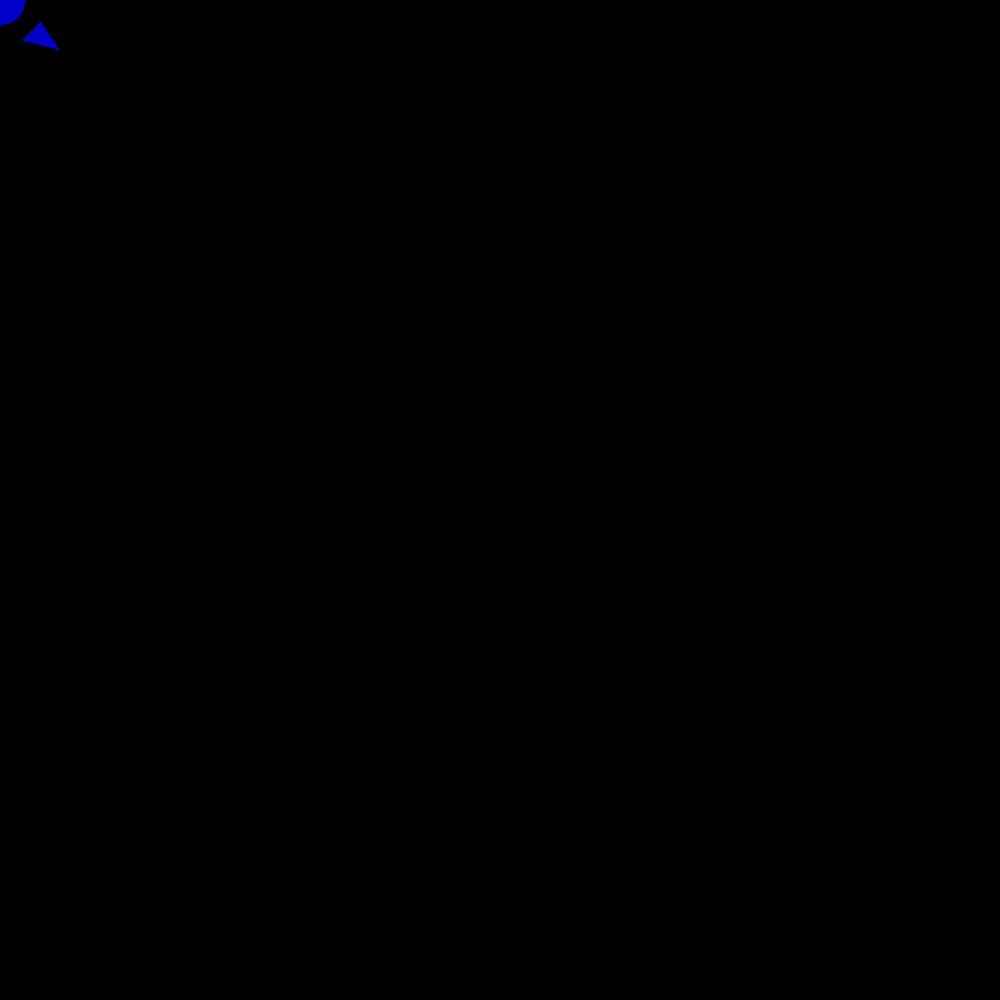
Frame 1 (no input)
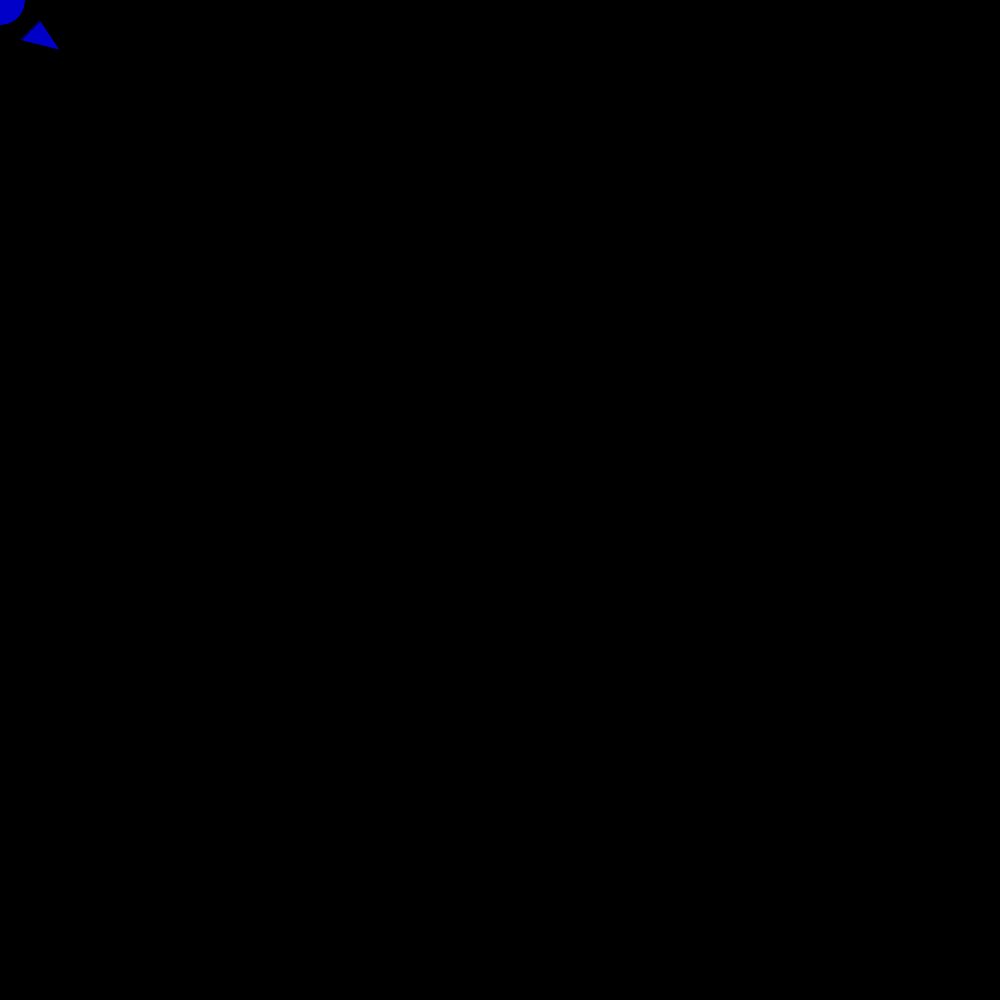
Frame 60 (the mouse pressed at the canvas centre just before this capture)
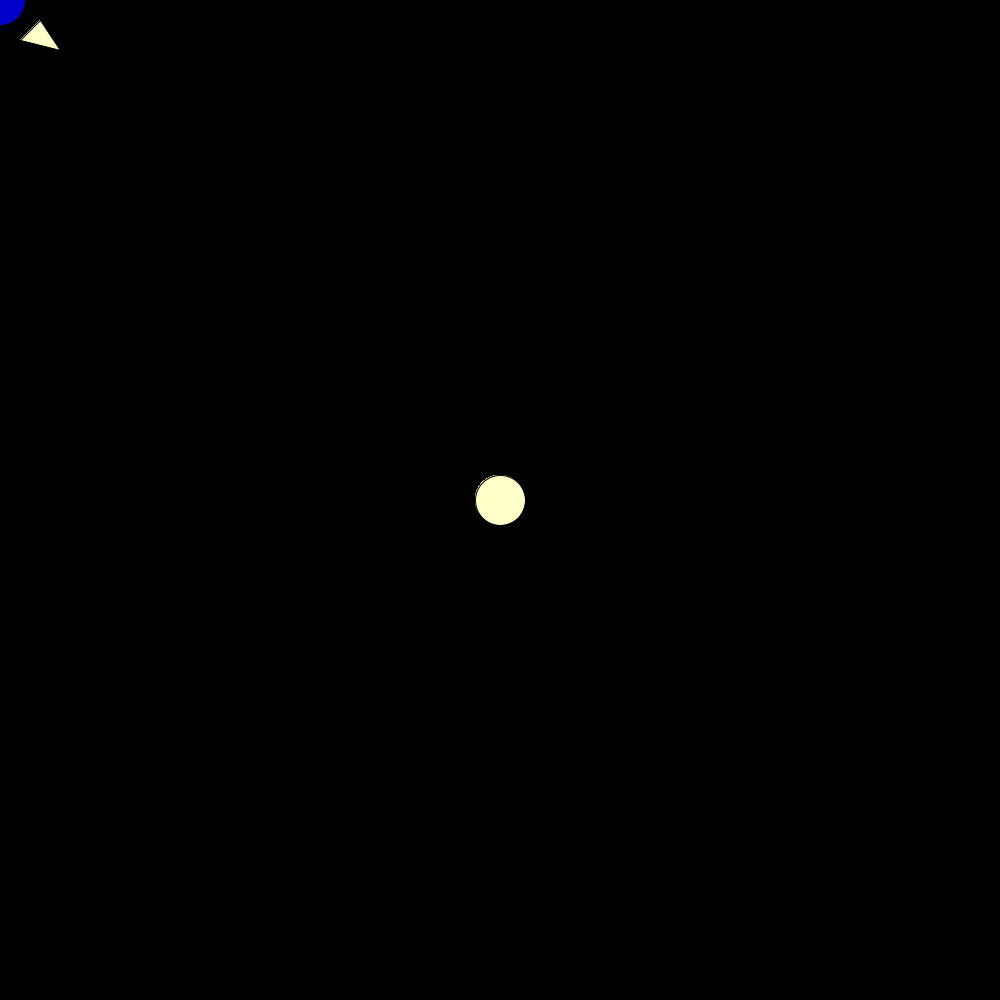
Frame 120 (the mouse held since frame 60 and released just before this capture)

The Processing sketch that drew these frames (run headless with seeded random() and noise(); from frame 60 on, the mouse is pressed at the canvas centre):

// Processing sketch: draw
// ── draw.pde
void setup(){
  size(1000,1000);
   background(0,0,0);
}
void draw(){
 fill(mouseY,mouseX,200);
 ellipse(mouseX,mouseY,50,50);
 triangle(20,40,40,20,60,50);
}
